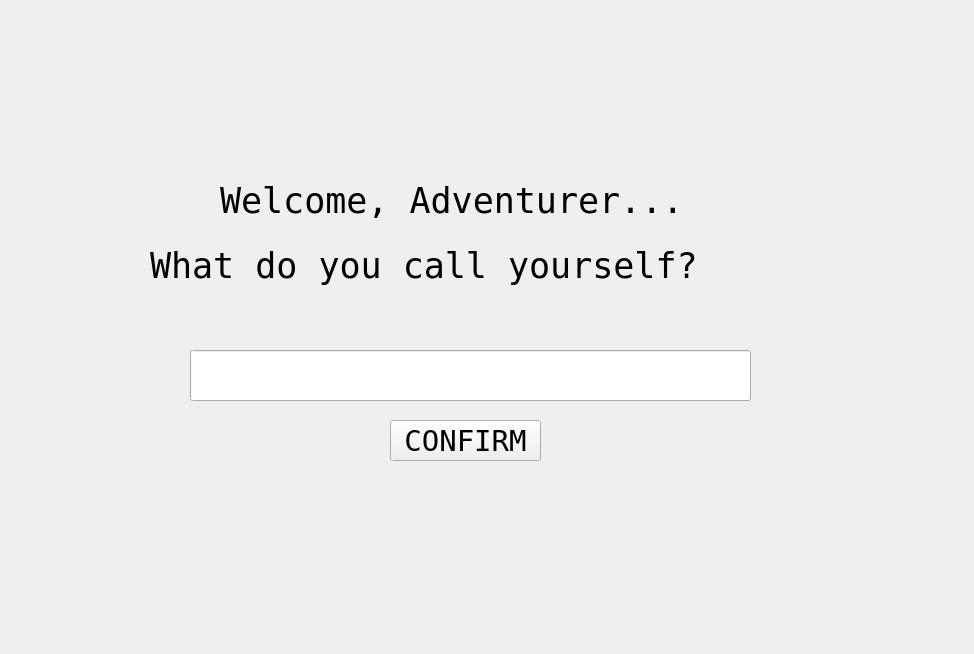
<?xml version="1.0" encoding="UTF-8"?>
<ui version="4.0">
 <class>MainGame</class>
 <widget class="QWidget" name="MainGame">
  <property name="geometry">
   <rect>
    <x>0</x>
    <y>0</y>
    <width>974</width>
    <height>654</height>
   </rect>
  </property>
  <property name="minimumSize">
   <size>
    <width>974</width>
    <height>654</height>
   </size>
  </property>
  <property name="maximumSize">
   <size>
    <width>974</width>
    <height>654</height>
   </size>
  </property>
  <property name="windowTitle">
   <string>Form</string>
  </property>
  <widget class="QLabel" name="lblPrompt">
   <property name="geometry">
    <rect>
     <x>220</x>
     <y>170</y>
     <width>541</width>
     <height>61</height>
    </rect>
   </property>
   <property name="font">
    <font>
     <family>Fixedsys</family>
     <pointsize>26</pointsize>
    </font>
   </property>
   <property name="text">
    <string>Welcome, Adventurer...</string>
   </property>
  </widget>
  <widget class="QPushButton" name="btnConfirm">
   <property name="geometry">
    <rect>
     <x>390</x>
     <y>420</y>
     <width>151</width>
     <height>41</height>
    </rect>
   </property>
   <property name="font">
    <font>
     <family>Fixedsys</family>
     <pointsize>22</pointsize>
    </font>
   </property>
   <property name="cursor">
    <cursorShape>PointingHandCursor</cursorShape>
   </property>
   <property name="mouseTracking">
    <bool>false</bool>
   </property>
   <property name="text">
    <string>CONFIRM</string>
   </property>
   <property name="checkable">
    <bool>false</bool>
   </property>
  </widget>
  <widget class="QLabel" name="lblPrompt_2">
   <property name="geometry">
    <rect>
     <x>150</x>
     <y>240</y>
     <width>631</width>
     <height>51</height>
    </rect>
   </property>
   <property name="font">
    <font>
     <family>Fixedsys</family>
     <pointsize>26</pointsize>
    </font>
   </property>
   <property name="text">
    <string>What do you call yourself?</string>
   </property>
  </widget>
  <widget class="QLineEdit" name="lnName">
   <property name="geometry">
    <rect>
     <x>190</x>
     <y>350</y>
     <width>561</width>
     <height>51</height>
    </rect>
   </property>
   <property name="font">
    <font>
     <family>Fixedsys</family>
     <pointsize>24</pointsize>
    </font>
   </property>
   <property name="maxLength">
    <number>20</number>
   </property>
   <property name="alignment">
    <set>Qt::AlignCenter</set>
   </property>
  </widget>
 </widget>
 <resources/>
 <connections/>
</ui>
